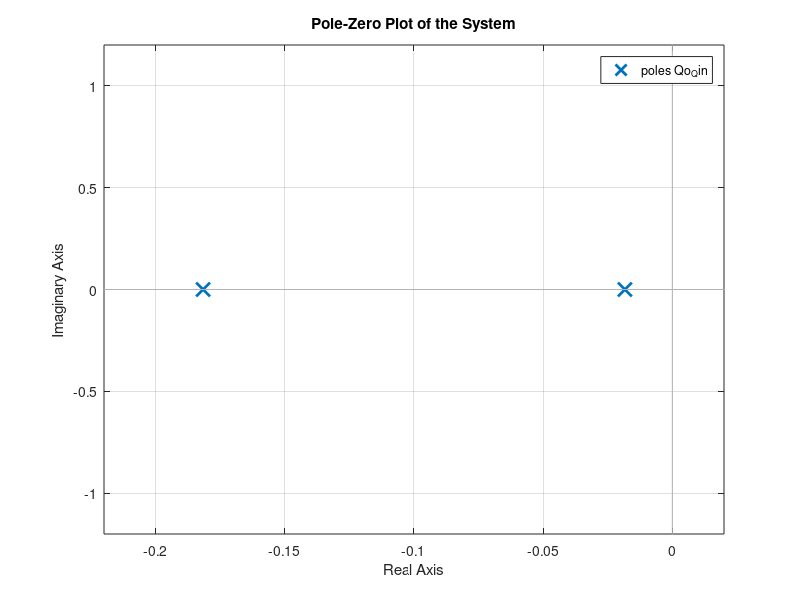
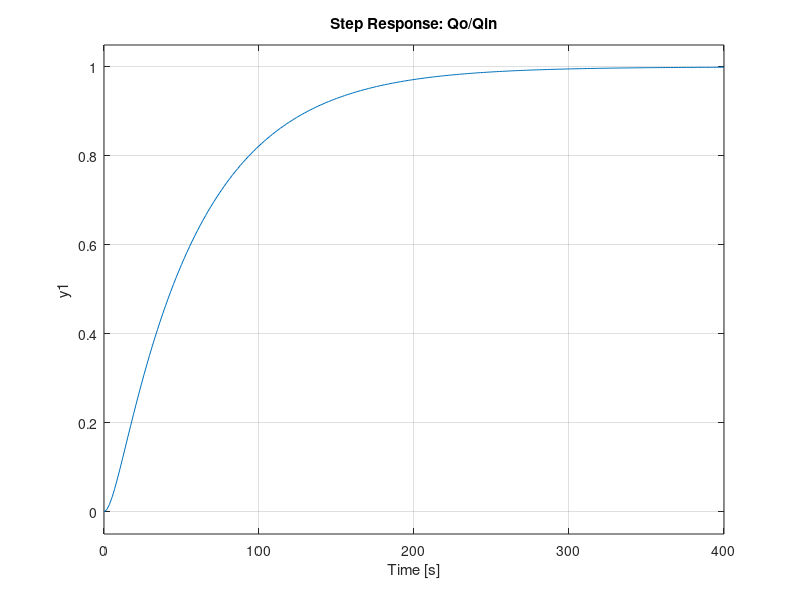
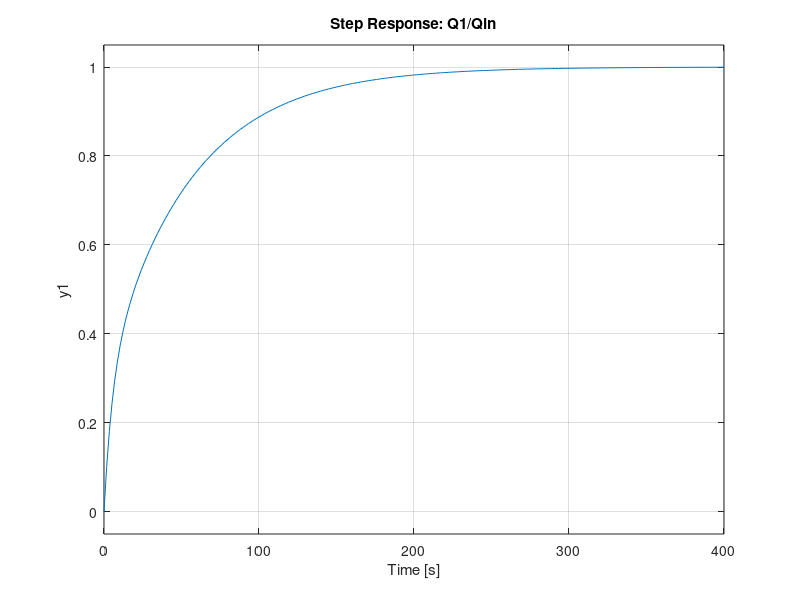
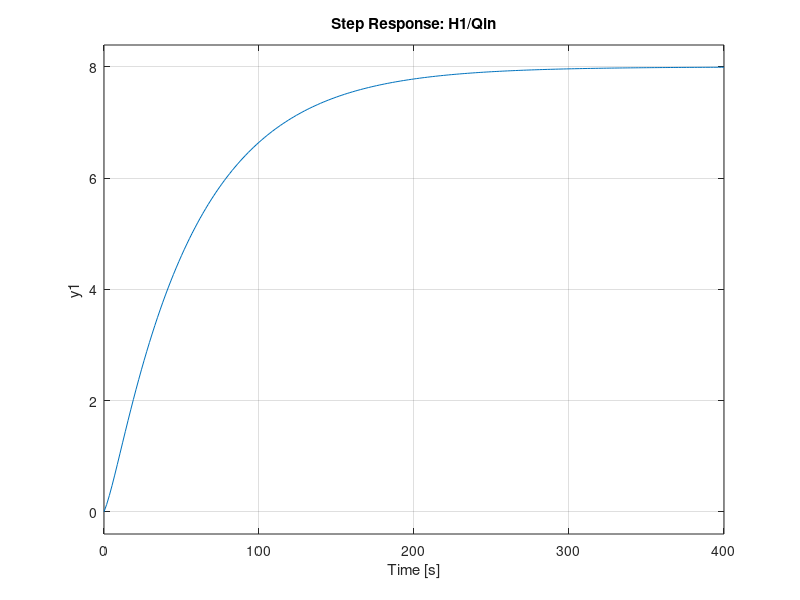

MATLAB code to generate these figures, in order: (Note: this script raises an error after producing the figures.)
A1 = 5; A2 = 4; R1 = 3; R2 = 5;
cc_eqn = [A1*A2*R1*R2, A1*R1 + A2*R2 + A1*R2, 1];

%1,2. transfer functions
Qo_Qin = tf([1], cc_eqn)
Q1_Qin = tf([A2*R2, 1], cc_eqn)
H1_Qin = tf([A2*R2, R1+R2], cc_eqn)
H2_Qin = tf([R2], cc_eqn)

%3. study system stability
poles = roots(cc_eqn)

%visualize
figure;
pzmap(Qo_Qin);
grid on;
title('Pole-Zero Plot of the System');


%4. step responses
figure;
step(Qo_Qin);
title('Step Response: Qo/Qin');

figure;
step(Q1_Qin);
title('Step Response: Q1/Qin');

figure;
step(H1_Qin);
title('Step Response: H1/Qin');

figure;
step(H2_Qin);
title('Step Response: H2/Qin');

%5,6. track hd
t = 0:0.1:100;
Hd_H2 = feedback(H2_Qin, 1)
hd = 5;
figure;
[y_H2, t] = step(Hd_H2, t);
y_H2 = hd * y_H2;


% 7. get h2 transient response
step(5*Hd_H2);
stepinfo(5*Hd_H2)

% Compute H1 response
Qin = (hd - y_H2);
y_H1 = lsim(H1_Qin, Qin, t);
figure;
plot(t, y_H2, 'b', t, y_H1, 'r--', t, hd*ones(size(t)), 'k:');
legend('h_2', 'h_1', 'h_d');
title('Response to h_d = 5m (P-Control)');
grid on;

% 8,9. different kp values
hd = 5;
Kp_values = [1, 10, 100];
figure; hold on;
for Kp = Kp_values
Hd_H2 = feedback(Kp * H2_Qin, 1);
[y, t] = step(Hd_H2, t);
y = hd * y;
ess = hd - y(end);
plot(t, y, 'DisplayName', sprintf('Kp = %d (e_{ss} = %.5f)', Kp, ess));
end
title('Effect of K_p on Tracking and e_{ss}');
legend; grid on; hold off;


% 10. PID control
Kp =20;   % Proportional gain
KI = 1;   % Integral gain
Kd = 150;  % Derivative gain

% PID controller transfer function
C = tf([Kd Kp KI], [1 0]);  % Represents Kd*s + Kp + KI/s

Hd_H2 = feedback(C * H2_Qin, 1)

step(6 * Hd_H2);  % Scale for 6m setpoint
stepinfo(6 * Hd_H2)
title(sprintf('PID Control: Kp=%.2f, KI=%.2f, Kd=%.2f', Kp, KI, Kd));
xlabel('Time (s)');
ylabel('Height (m)');
grid on;
